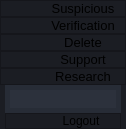
           <widget class="QFrame" name="frame_left_menu">
            <property name="sizePolicy">
             <sizepolicy hsizetype="Preferred" vsizetype="Preferred">
              <horstretch>0</horstretch>
              <verstretch>0</verstretch>
             </sizepolicy>
            </property>
            <property name="minimumSize">
             <size>
              <width>0</width>
              <height>0</height>
             </size>
            </property>
            <property name="maximumSize">
             <size>
              <width>60</width>
              <height>16777215</height>
             </size>
            </property>
            <property name="layoutDirection">
             <enum>Qt::LeftToRight</enum>
            </property>
            <property name="styleSheet">
             <string notr="true">QFrame {
	background-color: rgb(27, 29, 35);
}
QPushButton {
	background-position: center left;
	background-repeat: no-reperat;
	border: none;
	background-color : rgba(0, 0, 0, 0);
	padding-left: 30px;
	
}

</string>
            </property>
            <property name="frameShape">
             <enum>QFrame::NoFrame</enum>
            </property>
            <property name="frameShadow">
             <enum>QFrame::Raised</enum>
            </property>
            <layout class="QVBoxLayout" name="verticalLayout_5">
             <property name="spacing">
              <number>0</number>
             </property>
             <property name="sizeConstraint">
              <enum>QLayout::SetDefaultConstraint</enum>
             </property>
             <property name="leftMargin">
              <number>0</number>
             </property>
             <property name="topMargin">
              <number>0</number>
             </property>
             <property name="rightMargin">
              <number>0</number>
             </property>
             <property name="bottomMargin">
              <number>0</number>
             </property>
             <item>
              <widget class="QFrame" name="frame_menus">
               <property name="maximumSize">
                <size>
                 <width>16777215</width>
                 <height>420</height>
                </size>
               </property>
               <property name="cursor">
                <cursorShape>PointingHandCursor</cursorShape>
               </property>
               <property name="frameShape">
                <enum>QFrame::NoFrame</enum>
               </property>
               <property name="frameShadow">
                <enum>QFrame::Raised</enum>
               </property>
               <layout class="QVBoxLayout" name="layout_menus">
                <property name="spacing">
                 <number>0</number>
                </property>
                <property name="leftMargin">
                 <number>0</number>
                </property>
                <property name="topMargin">
                 <number>0</number>
                </property>
                <property name="rightMargin">
                 <number>0</number>
                </property>
                <property name="bottomMargin">
                 <number>0</number>
                </property>
                <item>
                 <widget class="QFrame" name="frame_21">
                  <property name="styleSheet">
                   <string notr="true">QFrame:hover {
	background-color: rgb(33, 37, 43);
}</string>
                  </property>
                  <property name="frameShape">
                   <enum>QFrame::StyledPanel</enum>
                  </property>
                  <property name="frameShadow">
                   <enum>QFrame::Raised</enum>
                  </property>
                  <layout class="QHBoxLayout" name="horizontalLayout_22">
                   <property name="spacing">
                    <number>0</number>
                   </property>
                   <property name="leftMargin">
                    <number>20</number>
                   </property>
                   <property name="topMargin">
                    <number>0</number>
                   </property>
                   <property name="rightMargin">
                    <number>10</number>
                   </property>
                   <property name="bottomMargin">
                    <number>0</number>
                   </property>
                   <item>
                    <widget class="QPushButton" name="pushButton_11">
                     <property name="maximumSize">
                      <size>
                       <width>16777215</width>
                       <height>70</height>
                      </size>
                     </property>
                     <property name="font">
                      <font>
                       <pointsize>10</pointsize>
                      </font>
                     </property>
                     <property name="cursor">
                      <cursorShape>PointingHandCursor</cursorShape>
                     </property>
                     <property name="styleSheet">
                      <string notr="true">background-image: url(:/16x16/icons/16x16/cil-find-in-page.png);</string>
                     </property>
                     <property name="text">
                      <string>Suspicious</string>
                     </property>
                     <property name="checkable">
                      <bool>true</bool>
                     </property>
                    </widget>
                   </item>
                  </layout>
                 </widget>
                </item>
                <item>
                 <widget class="QFrame" name="frame_22">
                  <property name="styleSheet">
                   <string notr="true">QFrame:hover {
	background-color: rgb(33, 37, 43);
}</string>
                  </property>
                  <property name="frameShape">
                   <enum>QFrame::StyledPanel</enum>
                  </property>
                  <property name="frameShadow">
                   <enum>QFrame::Raised</enum>
                  </property>
                  <layout class="QHBoxLayout" name="horizontalLayout_23">
                   <property name="spacing">
                    <number>0</number>
                   </property>
                   <property name="leftMargin">
                    <number>20</number>
                   </property>
                   <property name="topMargin">
                    <number>0</number>
                   </property>
                   <property name="rightMargin">
                    <number>10</number>
                   </property>
                   <property name="bottomMargin">
                    <number>0</number>
                   </property>
                   <item>
                    <widget class="QPushButton" name="pushButton_7">
                     <property name="maximumSize">
                      <size>
                       <width>16777215</width>
                       <height>70</height>
                      </size>
                     </property>
                     <property name="font">
                      <font>
                       <pointsize>10</pointsize>
                      </font>
                     </property>
                     <property name="cursor">
                      <cursorShape>PointingHandCursor</cursorShape>
                     </property>
                     <property name="styleSheet">
                      <string notr="true">background-image: url(:/16x16/icons/16x16/cil-check-circle.png);</string>
                     </property>
                     <property name="text">
                      <string>Verification</string>
                     </property>
                     <property name="checkable">
                      <bool>true</bool>
                     </property>
                    </widget>
                   </item>
                  </layout>
                 </widget>
                </item>
                <item>
                 <widget class="QFrame" name="frame_23">
                  <property name="styleSheet">
                   <string notr="true">QFrame:hover {
	background-color: rgb(33, 37, 43);
}</string>
                  </property>
                  <property name="frameShape">
                   <enum>QFrame::StyledPanel</enum>
                  </property>
                  <property name="frameShadow">
                   <enum>QFrame::Raised</enum>
                  </property>
                  <layout class="QHBoxLayout" name="horizontalLayout_24">
                   <property name="spacing">
                    <number>0</number>
                   </property>
                   <property name="leftMargin">
                    <number>20</number>
                   </property>
                   <property name="topMargin">
                    <number>0</number>
                   </property>
                   <property name="rightMargin">
                    <number>10</number>
                   </property>
                   <property name="bottomMargin">
                    <number>0</number>
                   </property>
                   <item>
                    <widget class="QPushButton" name="pushButton_10">
                     <property name="maximumSize">
                      <size>
                       <width>170</width>
                       <height>70</height>
                      </size>
                     </property>
                     <property name="font">
                      <font>
                       <pointsize>10</pointsize>
                       <weight>50</weight>
                       <bold>false</bold>
                      </font>
                     </property>
                     <property name="cursor">
                      <cursorShape>PointingHandCursor</cursorShape>
                     </property>
                     <property name="styleSheet">
                      <string notr="true">background-image: url(:/16x16/icons/16x16/cil-remove.png);</string>
                     </property>
                     <property name="text">
                      <string>Delete</string>
                     </property>
                     <property name="checkable">
                      <bool>true</bool>
                     </property>
                    </widget>
                   </item>
                  </layout>
                 </widget>
                </item>
                <item>
                 <widget class="QFrame" name="frame_24">
                  <property name="styleSheet">
                   <string notr="true">QFrame:hover {
	background-color: rgb(33, 37, 43);
}</string>
                  </property>
                  <property name="frameShape">
                   <enum>QFrame::StyledPanel</enum>
                  </property>
                  <property name="frameShadow">
                   <enum>QFrame::Raised</enum>
                  </property>
                  <layout class="QHBoxLayout" name="horizontalLayout_25">
                   <property name="spacing">
                    <number>0</number>
                   </property>
                   <property name="leftMargin">
                    <number>20</number>
                   </property>
                   <property name="topMargin">
                    <number>0</number>
                   </property>
                   <property name="rightMargin">
                    <number>10</number>
                   </property>
                   <property name="bottomMargin">
                    <number>0</number>
                   </property>
                   <item>
                    <widget class="QPushButton" name="pushButton_8">
                     <property name="maximumSize">
                      <size>
                       <width>16777215</width>
                       <height>70</height>
                      </size>
                     </property>
                     <property name="font">
                      <font>
                       <pointsize>10</pointsize>
                      </font>
                     </property>
                     <property name="cursor">
                      <cursorShape>PointingHandCursor</cursorShape>
                     </property>
                     <property name="styleSheet">
                      <string notr="true">background-image: url(:/16x16/icons/16x16/cil-chat-bubble.png);</string>
                     </property>
                     <property name="text">
                      <string>Support</string>
                     </property>
                     <property name="checkable">
                      <bool>true</bool>
                     </property>
                    </widget>
                   </item>
                  </layout>
                 </widget>
                </item>
                <item>
                 <widget class="QFrame" name="frame_26">
                  <property name="styleSheet">
                   <string notr="true">QFrame:hover {
	background-color: rgb(33, 37, 43);
}</string>
                  </property>
                  <property name="frameShape">
                   <enum>QFrame::StyledPanel</enum>
                  </property>
                  <property name="frameShadow">
                   <enum>QFrame::Raised</enum>
                  </property>
                  <layout class="QHBoxLayout" name="horizontalLayout_26">
                   <property name="spacing">
                    <number>0</number>
                   </property>
                   <property name="leftMargin">
                    <number>20</number>
                   </property>
                   <property name="topMargin">
                    <number>0</number>
                   </property>
                   <property name="rightMargin">
                    <number>10</number>
                   </property>
                   <property name="bottomMargin">
                    <number>0</number>
                   </property>
                   <item>
                    <widget class="QPushButton" name="pushButton_12">
                     <property name="maximumSize">
                      <size>
                       <width>16777215</width>
                       <height>70</height>
                      </size>
                     </property>
                     <property name="font">
                      <font>
                       <pointsize>10</pointsize>
                      </font>
                     </property>
                     <property name="cursor">
                      <cursorShape>PointingHandCursor</cursorShape>
                     </property>
                     <property name="styleSheet">
                      <string notr="true">background-image: url(:/16x16/icons/16x16/cil-plus.png);</string>
                     </property>
                     <property name="text">
                      <string>Research</string>
                     </property>
                     <property name="checkable">
                      <bool>true</bool>
                     </property>
                    </widget>
                   </item>
                  </layout>
                 </widget>
                </item>
               </layout>
              </widget>
             </item>
             <item>
              <widget class="QFrame" name="frame_extra_menus">
               <property name="sizePolicy">
                <sizepolicy hsizetype="Preferred" vsizetype="Preferred">
                 <horstretch>0</horstretch>
                 <verstretch>0</verstretch>
                </sizepolicy>
               </property>
               <property name="maximumSize">
                <size>
                 <width>16777215</width>
                 <height>150</height>
                </size>
               </property>
               <property name="styleSheet">
                <string notr="true"/>
               </property>
               <property name="frameShape">
                <enum>QFrame::NoFrame</enum>
               </property>
               <property name="frameShadow">
                <enum>QFrame::Raised</enum>
               </property>
               <layout class="QVBoxLayout" name="verticalLayout_3">
                <property name="spacing">
                 <number>0</number>
                </property>
                <property name="leftMargin">
                 <number>5</number>
                </property>
                <property name="topMargin">
                 <number>0</number>
                </property>
                <property name="rightMargin">
                 <number>5</number>
                </property>
                <property name="bottomMargin">
                 <number>0</number>
                </property>
                <item>
                 <widget class="QLabel" name="label_8">
                  <property name="maximumSize">
                   <size>
                    <width>16777215</width>
                    <height>50</height>
                   </size>
                  </property>
                  <property name="font">
                   <font>
                    <pointsize>12</pointsize>
                   </font>
                  </property>
                  <property name="styleSheet">
                   <string notr="true">QFrame {
	text-align: center;
	border: 5px solid rgb(39, 44, 54);
	border-radius: 21px;
	background-color: rgb(44, 49, 60);
}
QFrame:Hover {
	background-color: rgb(39, 44, 54);
	border: 0px solid rgb(39, 44, 54);
}</string>
                  </property>
                  <property name="text">
                   <string/>
                  </property>
                  <property name="alignment">
                   <set>Qt::AlignCenter</set>
                  </property>
                  <property name="margin">
                   <number>0</number>
                  </property>
                 </widget>
                </item>
                <item>
                 <widget class="QFrame" name="frame_27">
                  <property name="minimumSize">
                   <size>
                    <width>0</width>
                    <height>0</height>
                   </size>
                  </property>
                  <property name="maximumSize">
                   <size>
                    <width>16777215</width>
                    <height>50</height>
                   </size>
                  </property>
                  <property name="styleSheet">
                   <string notr="true">QFrame:hover {
	background-color: rgb(33, 37, 43);
	border-radius: 25px;
}
</string>
                  </property>
                  <property name="frameShape">
                   <enum>QFrame::StyledPanel</enum>
                  </property>
                  <property name="frameShadow">
                   <enum>QFrame::Raised</enum>
                  </property>
                  <layout class="QHBoxLayout" name="horizontalLayout_27">
                   <property name="spacing">
                    <number>0</number>
                   </property>
                   <property name="leftMargin">
                    <number>16</number>
                   </property>
                   <property name="topMargin">
                    <number>0</number>
                   </property>
                   <property name="rightMargin">
                    <number>10</number>
                   </property>
                   <property name="bottomMargin">
                    <number>0</number>
                   </property>
                   <item>
                    <widget class="QPushButton" name="pushButton_9">
                     <property name="maximumSize">
                      <size>
                       <width>16777215</width>
                       <height>60</height>
                      </size>
                     </property>
                     <property name="styleSheet">
                      <string notr="true">background-image: url(:/16x16/icons/16x16/cil-account-logout.png);</string>
                     </property>
                     <property name="text">
                      <string>Logout</string>
                     </property>
                     <property name="checkable">
                      <bool>true</bool>
                     </property>
                    </widget>
                   </item>
                  </layout>
                 </widget>
                </item>
               </layout>
              </widget>
             </item>
            </layout>
           </widget>
